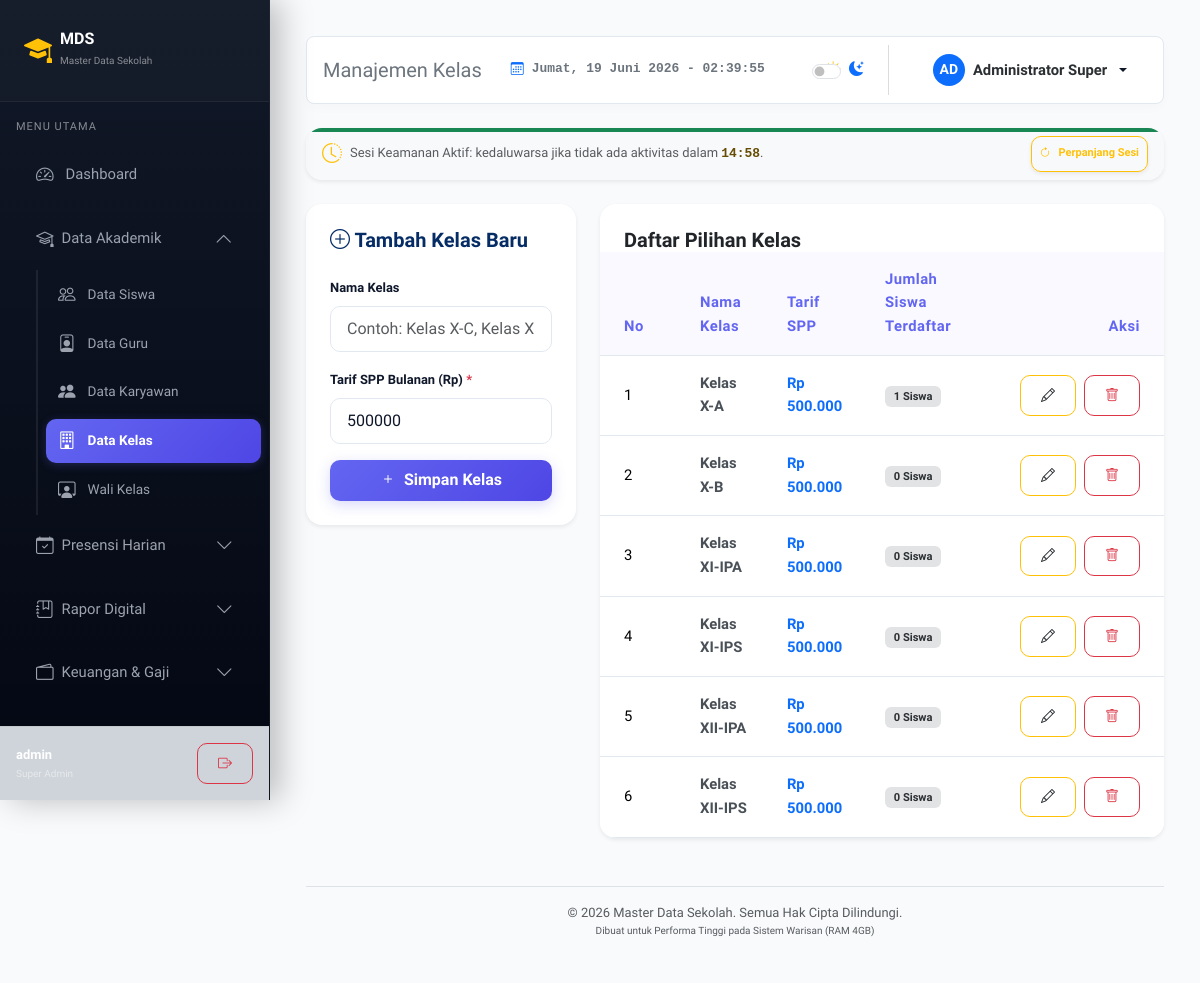
The app's page /kelas/index.php (signed in) with its own data.
### tables this page shows
CREATE TABLE IF NOT EXISTS `kelas` (
  `id` INT AUTO_INCREMENT PRIMARY KEY,
  `nama_kelas` VARCHAR(50) NOT NULL UNIQUE,
  `tarif_spp` DECIMAL(12,2) NOT NULL DEFAULT 500000.00
);

### includes/auth_check.php (called while the page is built, shortened)
<?php
function hasPermission($allowedRoles) {
    return in_array($_SESSION['role'], $allowedRoles);
}
?>

### kelas/index.php (the view, shortened to what this page needs)
<?php
$path_prefix = '../';
require_once $path_prefix . 'config/db.php';
require_once $path_prefix . 'includes/auth_check.php';
$error = '';
$is_admin_or_op = hasPermission(['super_admin', 'operator']);
$edit_class = null;
try {
    $stmt = $pdo->query("
        SELECT k.id, k.nama_kelas, k.tarif_spp, COUNT(s.id) AS total_siswa
        FROM kelas k
        LEFT JOIN siswa s ON k.id = s.kelas_id
        GROUP BY k.id
        ORDER BY k.nama_kelas ASC
    ");
    $classes = $stmt->fetchAll();
} catch (PDOException $e) {
    $_SESSION['error_message'] = 'Gagal mengambil data kelas: ' . $e->getMessage();
    $classes = [];
}
include $path_prefix . 'includes/header.php';
?>
<div class="row g-4">
    <div class="col-12 col-lg-4">
        <?php if ($is_admin_or_op): ?>
            <?php if ($edit_class): ?>
                <div class="card shadow-sm border-0">
                    <div class="card-header bg-transparent border-0 pt-4 px-4 pb-0">
                        <h5 class="fw-bold mb-0 text-warning-emphasis"><i class="bi bi-pencil-square"></i> Edit Kelas</h5>
                    </div>
                    <div class="card-body p-4">
                        <?php if (!empty($error)): ?>
                            <div class="alert alert-danger py-2" role="alert">
                                <?php echo htmlspecialchars($error); ?>
                            </div>
                        <?php endif; ?>
                        <form action="" method="POST">
                            <?php echo csrf_field(); ?>
                            <input type="hidden" name="action" value="edit">
                            <input type="hidden" name="id" value="<?php echo $edit_class['id']; ?>">
                            <div class="mb-3">
                                <label for="nama_kelas" class="form-label fw-semibold small">Nama Kelas</label>
                                <input type="text" class="form-control" id="nama_kelas" name="nama_kelas" value="<?php echo htmlspecialchars($edit_class['nama_kelas']); ?>" required>
                            </div>
                            <div class="mb-3">
                                <label for="tarif_spp" class="form-label fw-semibold small">Tarif SPP Bulanan (Rp) <span class="text-danger">*</span></label>
                                <input type="number" class="form-control" id="tarif_spp" name="tarif_spp" value="<?php echo (int)$edit_class['tarif_spp']; ?>" min="0" required>
                            </div>
                            <div class="d-flex gap-2">
                                <button type="submit" class="btn btn-warning text-dark fw-semibold flex-grow-1">
                                    <i class="bi bi-save"></i> Perbarui
                                </button>
                                <a href="index.php" class="btn btn-light border">Batal</a>
                            </div>
                        </form>
                    </div>
                </div>
            <?php else: ?>
                <div class="card shadow-sm border-0">
                    <div class="card-header bg-transparent border-0 pt-4 px-4 pb-0">
                        <h5 class="fw-bold mb-0 text-primary-emphasis"><i class="bi bi-plus-circle"></i> Tambah Kelas Baru</h5>
                    </div>
                    <div class="card-body p-4">
                        <form action="" method="POST">
                            <div class="mb-3">
                                <label for="nama_kelas" class="form-label fw-semibold small">Nama Kelas</label>
                                <input type="text" class="form-control" id="nama_kelas" name="nama_kelas" placeholder="Contoh: Kelas X-C, Kelas XII-Bahasa" required>
                            </div>
                            <div class="mb-3">
                                <label for="tarif_spp" class="form-label fw-semibold small">Tarif SPP Bulanan (Rp) <span class="text-danger">*</span></label>
                                <input type="number" class="form-control" id="tarif_spp" name="tarif_spp" value="500000" min="0" required>
                            </div>
                            <button type="submit" class="btn btn-primary w-100 fw-semibold">
                                <i class="bi bi-plus"></i> Simpan Kelas
                            </button>
                        </form>
                    </div>
                </div>
            <?php endif; ?>
        <?php endif; ?>
    </div>
    <div class="col-12 col-lg-8">
        <div class="card shadow-sm border-0">
            <div class="card-header bg-transparent border-0 pt-4 px-4 pb-0 d-flex justify-content-between align-items-center">
                <h5 class="fw-bold mb-0">Daftar Pilihan Kelas</h5>
            </div>
            <div class="card-body p-0">
                <div class="table-responsive">
                    <table class="table table-hover align-middle mb-0">
                        <thead class="table-light">
                            <tr>
                                <th class="px-4 py-3" style="width: 80px;">No</th>
                                <th class="py-3">Nama Kelas</th>
                                <th class="py-3">Tarif SPP</th>
                                <th class="py-3">Jumlah Siswa Terdaftar</th>
                                <?php if ($is_admin_or_op): ?>
                                    <th class="px-4 py-3 text-end" style="width: 180px;">Aksi</th>
                                <?php endif; ?>
                            </tr>
                        </thead>
                        <tbody>
                            <?php if (empty($classes)): ?>
                                <tr>
                                    <td colspan="<?php echo $is_admin_or_op ? '5' : '4'; ?>" class="text-center py-4 text-muted">Belum ada pilihan kelas terdaftar.</td>
                                </tr>
                            <?php else: ?>
                                <?php
                                $no = 1;
                                foreach ($classes as $c):
                                ?>
                                    <tr>
                                        <td class="px-4"><?php echo $no++; ?></td>
                                        <td>
                                            <span class="fw-bold text-dark-emphasis"><?php echo htmlspecialchars($c['nama_kelas']); ?></span>
                                        </td>
                                        <td>
                                            <span class="fw-semibold text-primary">Rp <?php echo number_format($c['tarif_spp'], 0, ',', '.'); ?></span>
                                        </td>
                                        <td>
                                            <span class="badge bg-secondary-subtle text-secondary-emphasis">
                                                <?php echo htmlspecialchars($c['total_siswa']); ?> Siswa
                                            </span>
                                        </td>
                                        <?php if ($is_admin_or_op): ?>
                                            <td class="px-4 text-end">
                                                <div class="d-flex justify-content-end gap-2">
                                                    <a href="?edit_id=<?php echo $c['id']; ?>" class="btn btn-sm btn-outline-warning text-dark border-warning" title="Edit Kelas">
                                                        <i class="bi bi-pencil"></i>
                                                    </a>
                                                    <a href="delete.php?id=<?php echo $c['id']; ?>&csrf_token=<?php echo $_SESSION['csrf_token'] ?? ''; ?>" class="btn btn-sm btn-outline-danger" onclick="return confirmDelete('Apakah Anda yakin ingin menghapus kelas ini? Seluruh siswa dalam kelas ini akan diset menjadi Belum Diatur.')" title="Hapus Kelas">
                                                        <i class="bi bi-trash"></i>
                                                    </a>
                                                </div>
                                            </td>
                                        <?php endif; ?>
                                    </tr>
                                <?php endforeach; ?>
                            <?php endif; ?>
                        </tbody>
                    </table>
                </div>
            </div>
        </div>
    </div>
</div>
<?php include $path_prefix . 'includes/footer.php'; ?>

### records on screen
kelas: nama_kelas "Kelas X-A", tarif_spp "500.000", total_siswa "1"
kelas: nama_kelas "Kelas X-B", tarif_spp "500.000", total_siswa "0"
kelas: nama_kelas "Kelas XI-IPA", tarif_spp "500.000", total_siswa "0"
kelas: nama_kelas "Kelas XI-IPS", tarif_spp "500.000", total_siswa "0"
kelas: nama_kelas "Kelas XII-IPA", tarif_spp "500.000", total_siswa "0"
kelas: nama_kelas "Kelas XII-IPS", tarif_spp "500.000", total_siswa "0"

### other values on screen
$_SESSION['username'] "admin"
$role_labels[$role] "Super Admin"
$page_title "Manajemen Kelas"
substr($name, 0, 2) "AD"
$name "Administrator Super"
